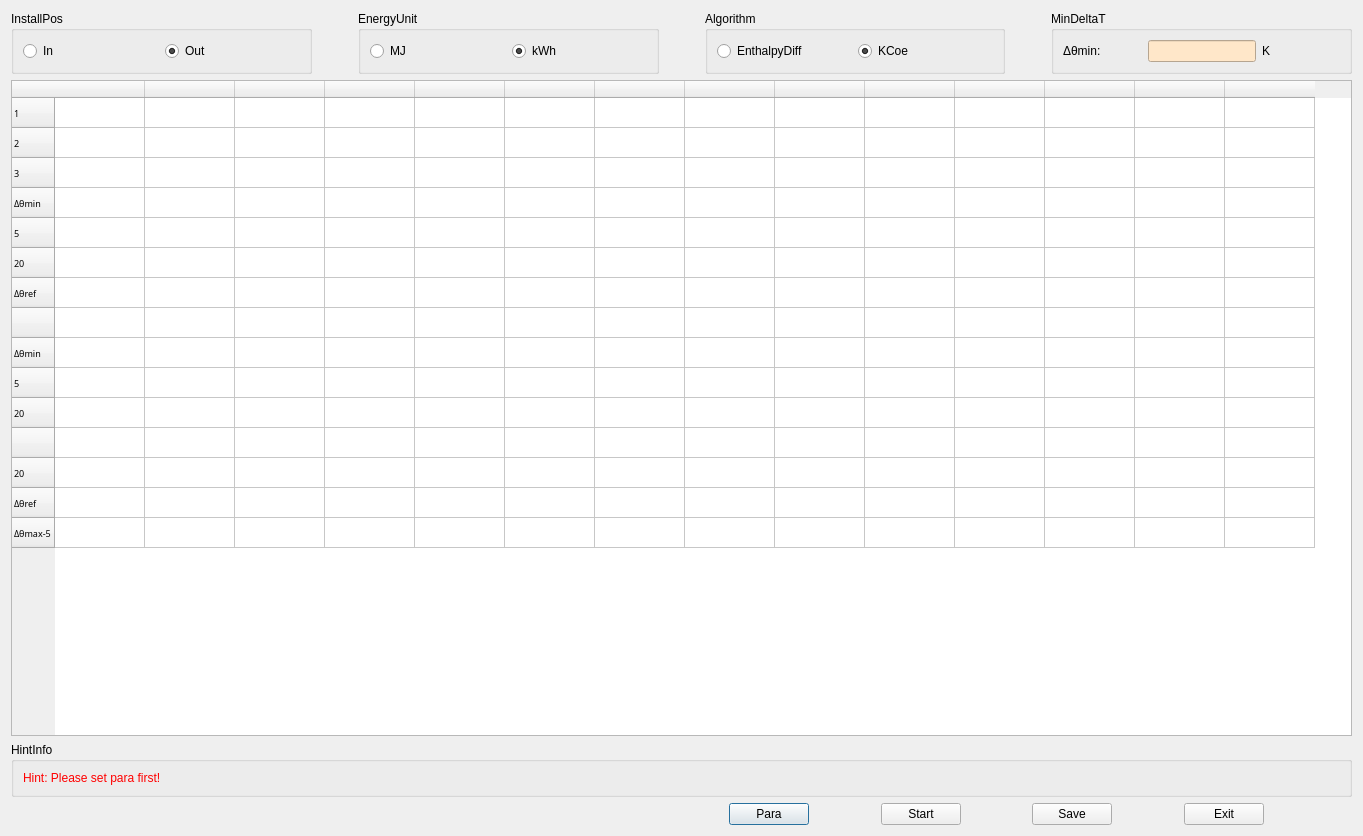
<?xml version="1.0" encoding="UTF-8"?>
<ui version="4.0">
 <class>CalcDlgClass</class>
 <widget class="QDialog" name="CalcDlgClass">
  <property name="geometry">
   <rect>
    <x>0</x>
    <y>0</y>
    <width>1363</width>
    <height>836</height>
   </rect>
  </property>
  <property name="windowTitle">
   <string>计算器检测</string>
  </property>
  <layout class="QGridLayout" name="gridLayout_8">
   <item row="0" column="0">
    <layout class="QGridLayout" name="gridLayout_5">
     <item row="0" column="0">
      <widget class="QGroupBox" name="groupBoxInstallPos">
       <property name="title">
        <string>InstallPos</string>
       </property>
       <layout class="QGridLayout" name="gridLayout_3">
        <item row="0" column="0">
         <widget class="QRadioButton" name="radioButtonPosIn">
          <property name="text">
           <string>In</string>
          </property>
          <property name="checked">
           <bool>false</bool>
          </property>
         </widget>
        </item>
        <item row="0" column="1">
         <widget class="QRadioButton" name="radioButtonPosOut">
          <property name="text">
           <string>Out</string>
          </property>
          <property name="checked">
           <bool>true</bool>
          </property>
         </widget>
        </item>
       </layout>
      </widget>
     </item>
     <item row="0" column="1">
      <spacer name="horizontalSpacer">
       <property name="orientation">
        <enum>Qt::Horizontal</enum>
       </property>
       <property name="sizeType">
        <enum>QSizePolicy::Preferred</enum>
       </property>
       <property name="sizeHint" stdset="0">
        <size>
         <width>40</width>
         <height>20</height>
        </size>
       </property>
      </spacer>
     </item>
     <item row="0" column="2">
      <widget class="QGroupBox" name="groupBoxEnergyUnit">
       <property name="title">
        <string>EnergyUnit</string>
       </property>
       <layout class="QGridLayout" name="gridLayout">
        <item row="0" column="0">
         <widget class="QRadioButton" name="radioButtonMJ">
          <property name="text">
           <string>MJ</string>
          </property>
         </widget>
        </item>
        <item row="0" column="1">
         <widget class="QRadioButton" name="radioButtonKwh">
          <property name="text">
           <string>kWh</string>
          </property>
          <property name="checked">
           <bool>true</bool>
          </property>
         </widget>
        </item>
       </layout>
      </widget>
     </item>
     <item row="0" column="3">
      <spacer name="horizontalSpacer_2">
       <property name="orientation">
        <enum>Qt::Horizontal</enum>
       </property>
       <property name="sizeType">
        <enum>QSizePolicy::Preferred</enum>
       </property>
       <property name="sizeHint" stdset="0">
        <size>
         <width>40</width>
         <height>20</height>
        </size>
       </property>
      </spacer>
     </item>
     <item row="0" column="4">
      <widget class="QGroupBox" name="groupBoxAlgorithm">
       <property name="title">
        <string>Algorithm</string>
       </property>
       <layout class="QGridLayout" name="gridLayout_2">
        <item row="0" column="0">
         <widget class="QRadioButton" name="radioButtonEnthalpy">
          <property name="text">
           <string>EnthalpyDiff</string>
          </property>
         </widget>
        </item>
        <item row="0" column="1">
         <widget class="QRadioButton" name="radioButtonKCoe">
          <property name="text">
           <string>KCoe</string>
          </property>
          <property name="checked">
           <bool>true</bool>
          </property>
         </widget>
        </item>
       </layout>
      </widget>
     </item>
     <item row="0" column="5">
      <spacer name="horizontalSpacer_3">
       <property name="orientation">
        <enum>Qt::Horizontal</enum>
       </property>
       <property name="sizeType">
        <enum>QSizePolicy::Preferred</enum>
       </property>
       <property name="sizeHint" stdset="0">
        <size>
         <width>40</width>
         <height>20</height>
        </size>
       </property>
      </spacer>
     </item>
     <item row="0" column="6">
      <widget class="QGroupBox" name="grpBoxMinDeltaT">
       <property name="title">
        <string>MinDeltaT</string>
       </property>
       <layout class="QGridLayout" name="gridLayout_4">
        <item row="0" column="0">
         <widget class="QLabel" name="label">
          <property name="text">
           <string>Δθmin:</string>
          </property>
         </widget>
        </item>
        <item row="0" column="1">
         <widget class="QLineEdit" name="lnEditMinDeltaT">
          <property name="sizePolicy">
           <sizepolicy hsizetype="Preferred" vsizetype="Fixed">
            <horstretch>0</horstretch>
            <verstretch>0</verstretch>
           </sizepolicy>
          </property>
          <property name="styleSheet">
           <string notr="true">background-color: rgb(255, 231, 201);</string>
          </property>
          <property name="alignment">
           <set>Qt::AlignCenter</set>
          </property>
          <property name="readOnly">
           <bool>true</bool>
          </property>
         </widget>
        </item>
        <item row="0" column="2">
         <widget class="QLabel" name="label_2">
          <property name="text">
           <string>K</string>
          </property>
         </widget>
        </item>
       </layout>
      </widget>
     </item>
    </layout>
   </item>
   <item row="1" column="0">
    <widget class="QTableWidget" name="tableWidget">
     <property name="font">
      <font>
       <family>微软雅黑</family>
       <pointsize>7</pointsize>
      </font>
     </property>
     <property name="layoutDirection">
      <enum>Qt::LeftToRight</enum>
     </property>
     <property name="editTriggers">
      <set>QAbstractItemView::AnyKeyPressed|QAbstractItemView::CurrentChanged|QAbstractItemView::DoubleClicked|QAbstractItemView::EditKeyPressed</set>
     </property>
     <property name="selectionMode">
      <enum>QAbstractItemView::ExtendedSelection</enum>
     </property>
     <property name="selectionBehavior">
      <enum>QAbstractItemView::SelectItems</enum>
     </property>
     <property name="textElideMode">
      <enum>Qt::ElideMiddle</enum>
     </property>
     <attribute name="horizontalHeaderDefaultSectionSize">
      <number>90</number>
     </attribute>
     <row>
      <property name="text">
       <string>1</string>
      </property>
     </row>
     <row>
      <property name="text">
       <string>2</string>
      </property>
     </row>
     <row>
      <property name="text">
       <string>3</string>
      </property>
     </row>
     <row>
      <property name="text">
       <string>Δθmin</string>
      </property>
     </row>
     <row>
      <property name="text">
       <string>5</string>
      </property>
     </row>
     <row>
      <property name="text">
       <string>20</string>
      </property>
     </row>
     <row>
      <property name="text">
       <string>Δθref    </string>
      </property>
     </row>
     <row>
      <property name="text">
       <string/>
      </property>
     </row>
     <row>
      <property name="text">
       <string>Δθmin</string>
      </property>
     </row>
     <row>
      <property name="text">
       <string>5</string>
      </property>
     </row>
     <row>
      <property name="text">
       <string>20</string>
      </property>
     </row>
     <row>
      <property name="text">
       <string/>
      </property>
     </row>
     <row>
      <property name="text">
       <string>20</string>
      </property>
     </row>
     <row>
      <property name="text">
       <string>Δθref</string>
      </property>
     </row>
     <row>
      <property name="text">
       <string>Δθmax-5</string>
      </property>
     </row>
     <column>
      <property name="text">
       <string/>
      </property>
     </column>
     <column>
      <property name="text">
       <string/>
      </property>
     </column>
     <column>
      <property name="text">
       <string/>
      </property>
     </column>
     <column>
      <property name="text">
       <string/>
      </property>
     </column>
     <column>
      <property name="text">
       <string/>
      </property>
     </column>
     <column>
      <property name="text">
       <string/>
      </property>
     </column>
     <column>
      <property name="text">
       <string/>
      </property>
     </column>
     <column>
      <property name="text">
       <string/>
      </property>
     </column>
     <column>
      <property name="text">
       <string/>
      </property>
     </column>
     <column>
      <property name="text">
       <string/>
      </property>
     </column>
     <column>
      <property name="text">
       <string/>
      </property>
     </column>
     <column>
      <property name="text">
       <string/>
      </property>
     </column>
     <column>
      <property name="text">
       <string/>
      </property>
     </column>
     <column>
      <property name="text">
       <string/>
      </property>
     </column>
     <item row="0" column="0">
      <property name="text">
       <string/>
      </property>
      <property name="flags">
       <set>ItemIsSelectable|ItemIsDragEnabled|ItemIsUserCheckable</set>
      </property>
     </item>
     <item row="0" column="1">
      <property name="text">
       <string/>
      </property>
      <property name="flags">
       <set>ItemIsSelectable|ItemIsEditable|ItemIsDragEnabled|ItemIsUserCheckable|ItemIsEnabled</set>
      </property>
     </item>
     <item row="0" column="2">
      <property name="text">
       <string/>
      </property>
     </item>
     <item row="1" column="0">
      <property name="text">
       <string/>
      </property>
      <property name="flags">
       <set>ItemIsSelectable|ItemIsDragEnabled|ItemIsUserCheckable</set>
      </property>
     </item>
     <item row="1" column="1">
      <property name="text">
       <string/>
      </property>
      <property name="flags">
       <set>ItemIsSelectable|ItemIsEditable|ItemIsDragEnabled|ItemIsUserCheckable|ItemIsEnabled</set>
      </property>
     </item>
     <item row="1" column="2">
      <property name="text">
       <string/>
      </property>
     </item>
     <item row="2" column="0">
      <property name="text">
       <string/>
      </property>
      <property name="flags">
       <set>ItemIsSelectable|ItemIsDragEnabled|ItemIsUserCheckable</set>
      </property>
     </item>
     <item row="2" column="2">
      <property name="text">
       <string/>
      </property>
     </item>
     <item row="3" column="0">
      <property name="text">
       <string/>
      </property>
      <property name="flags">
       <set>ItemIsSelectable|ItemIsDragEnabled|ItemIsUserCheckable</set>
      </property>
     </item>
     <item row="3" column="2">
      <property name="text">
       <string/>
      </property>
     </item>
     <item row="4" column="0">
      <property name="text">
       <string/>
      </property>
      <property name="flags">
       <set>ItemIsSelectable|ItemIsDragEnabled|ItemIsUserCheckable</set>
      </property>
     </item>
     <item row="4" column="2">
      <property name="text">
       <string/>
      </property>
     </item>
     <item row="5" column="0">
      <property name="text">
       <string/>
      </property>
      <property name="flags">
       <set>ItemIsSelectable|ItemIsDragEnabled|ItemIsUserCheckable</set>
      </property>
     </item>
     <item row="5" column="2">
      <property name="text">
       <string/>
      </property>
     </item>
     <item row="6" column="0">
      <property name="text">
       <string/>
      </property>
      <property name="flags">
       <set>ItemIsSelectable|ItemIsDragEnabled|ItemIsUserCheckable</set>
      </property>
     </item>
     <item row="6" column="2">
      <property name="text">
       <string/>
      </property>
     </item>
     <item row="7" column="0">
      <property name="text">
       <string/>
      </property>
      <property name="flags">
       <set>ItemIsSelectable|ItemIsDragEnabled|ItemIsUserCheckable</set>
      </property>
     </item>
     <item row="7" column="2">
      <property name="text">
       <string/>
      </property>
     </item>
     <item row="8" column="2">
      <property name="text">
       <string/>
      </property>
     </item>
     <item row="9" column="2">
      <property name="text">
       <string/>
      </property>
     </item>
     <item row="10" column="2">
      <property name="text">
       <string/>
      </property>
     </item>
     <item row="11" column="2">
      <property name="text">
       <string/>
      </property>
     </item>
     <item row="12" column="2">
      <property name="text">
       <string/>
      </property>
     </item>
     <item row="13" column="2">
      <property name="text">
       <string/>
      </property>
     </item>
     <item row="14" column="2">
      <property name="text">
       <string/>
      </property>
     </item>
    </widget>
   </item>
   <item row="2" column="0">
    <widget class="QGroupBox" name="groupBox_5">
     <property name="title">
      <string>HintInfo</string>
     </property>
     <property name="toolTipDuration" stdset="0">
      <number>0</number>
     </property>
     <layout class="QGridLayout" name="gridLayout_7">
      <item row="0" column="0">
       <widget class="QLabel" name="hintLabel">
        <property name="styleSheet">
         <string notr="true">color: rgb(255, 0, 0);</string>
        </property>
        <property name="text">
         <string>Hint: Please set para first!</string>
        </property>
       </widget>
      </item>
     </layout>
    </widget>
   </item>
   <item row="3" column="0">
    <layout class="QGridLayout" name="gridLayout_6">
     <item row="0" column="0">
      <spacer name="horizontalSpacer_8">
       <property name="orientation">
        <enum>Qt::Horizontal</enum>
       </property>
       <property name="sizeHint" stdset="0">
        <size>
         <width>718</width>
         <height>20</height>
        </size>
       </property>
      </spacer>
     </item>
     <item row="0" column="1">
      <widget class="QPushButton" name="btnPara">
       <property name="sizePolicy">
        <sizepolicy hsizetype="Preferred" vsizetype="Fixed">
         <horstretch>0</horstretch>
         <verstretch>0</verstretch>
        </sizepolicy>
       </property>
       <property name="text">
        <string>Para</string>
       </property>
       <property name="icon">
        <iconset>
         <normaloff>../source/gui/images/calculatorresult.png</normaloff>../source/gui/images/calculatorresult.png</iconset>
       </property>
      </widget>
     </item>
     <item row="0" column="2">
      <spacer name="horizontalSpacer_4">
       <property name="orientation">
        <enum>Qt::Horizontal</enum>
       </property>
       <property name="sizeHint" stdset="0">
        <size>
         <width>40</width>
         <height>20</height>
        </size>
       </property>
      </spacer>
     </item>
     <item row="0" column="3">
      <widget class="QPushButton" name="btnStart">
       <property name="sizePolicy">
        <sizepolicy hsizetype="Preferred" vsizetype="Fixed">
         <horstretch>0</horstretch>
         <verstretch>0</verstretch>
        </sizepolicy>
       </property>
       <property name="text">
        <string>Start</string>
       </property>
       <property name="icon">
        <iconset>
         <normaloff>../source/gui/images/excel.png</normaloff>../source/gui/images/excel.png</iconset>
       </property>
      </widget>
     </item>
     <item row="0" column="4">
      <spacer name="horizontalSpacer_5">
       <property name="orientation">
        <enum>Qt::Horizontal</enum>
       </property>
       <property name="sizeHint" stdset="0">
        <size>
         <width>40</width>
         <height>20</height>
        </size>
       </property>
      </spacer>
     </item>
     <item row="0" column="5">
      <widget class="QPushButton" name="btnSave">
       <property name="sizePolicy">
        <sizepolicy hsizetype="Preferred" vsizetype="Fixed">
         <horstretch>0</horstretch>
         <verstretch>0</verstretch>
        </sizepolicy>
       </property>
       <property name="text">
        <string>Save</string>
       </property>
       <property name="icon">
        <iconset>
         <normaloff>../source/gui/images/save.png</normaloff>../source/gui/images/save.png</iconset>
       </property>
      </widget>
     </item>
     <item row="0" column="6">
      <spacer name="horizontalSpacer_6">
       <property name="orientation">
        <enum>Qt::Horizontal</enum>
       </property>
       <property name="sizeHint" stdset="0">
        <size>
         <width>40</width>
         <height>20</height>
        </size>
       </property>
      </spacer>
     </item>
     <item row="0" column="7">
      <widget class="QPushButton" name="btnExit">
       <property name="sizePolicy">
        <sizepolicy hsizetype="Preferred" vsizetype="Fixed">
         <horstretch>0</horstretch>
         <verstretch>0</verstretch>
        </sizepolicy>
       </property>
       <property name="text">
        <string>Exit</string>
       </property>
       <property name="icon">
        <iconset>
         <normaloff>../../exit.png</normaloff>../../exit.png</iconset>
       </property>
      </widget>
     </item>
     <item row="0" column="8">
      <spacer name="horizontalSpacer_7">
       <property name="orientation">
        <enum>Qt::Horizontal</enum>
       </property>
       <property name="sizeHint" stdset="0">
        <size>
         <width>88</width>
         <height>20</height>
        </size>
       </property>
      </spacer>
     </item>
    </layout>
   </item>
  </layout>
 </widget>
 <tabstops>
  <tabstop>lnEditMinDeltaT</tabstop>
  <tabstop>tableWidget</tabstop>
  <tabstop>btnPara</tabstop>
  <tabstop>btnStart</tabstop>
  <tabstop>btnSave</tabstop>
  <tabstop>btnExit</tabstop>
 </tabstops>
 <resources/>
 <connections/>
</ui>
